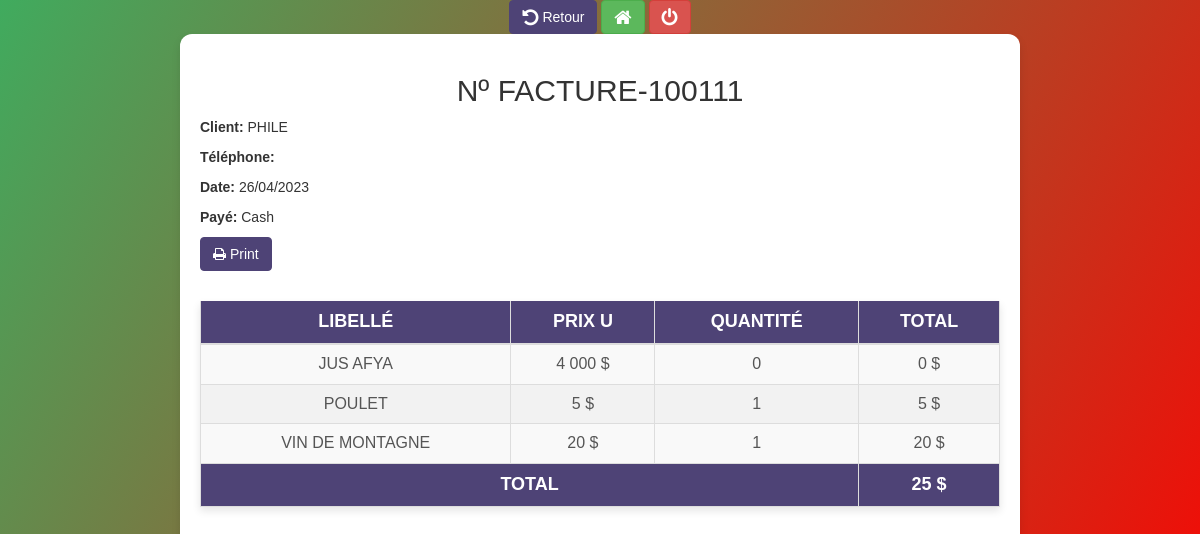
Page /factureview?getid=111&fac=698d51a19d8a121ce581499d7b701668 (signed in) on the committed database.
### tables this page shows
CREATE TABLE `factures` (
  `idFac` int(11) NOT NULL,
  `nomCl` varchar(50) NOT NULL,
  `dateFac` varchar(10) NOT NULL,
  `heureFac` varchar(5) NOT NULL,
  `nomserver` varchar(50) NOT NULL,
  `etat` int(11) NOT NULL,
  `paie` varchar(50) NOT NULL,
  `statut` int(11) NOT NULL
);

CREATE TABLE `detailfacture` (
  `idDetFac` int(11) NOT NULL,
  `idFac` int(11) NOT NULL,
  `idProd` int(11) NOT NULL,
  `nomProd` varchar(50) NOT NULL,
  `prix` float NOT NULL,
  `quanProd` float NOT NULL,
  `devise` varchar(11) NOT NULL,
  `statut` int(11) NOT NULL
);

### include/functions.php (called while the page is built, shortened)
<?php
	function fetch($requete){
		return $res=$requete->fetch();
	}
	function nombre ($requete){
		return $res=$requete->rowcount();
	}
	function getBy1ord($bdd, $table, $arg1, $arg2, $arg3, $arg4){
		$req=$bdd->query("SELECT * FROM $table WHERE $arg1='$arg2' ORDER BY $arg3 $arg4");
		return $req;
	}
 	function getBy2( $bdd, $table, $arg1, $arg2, $arg3, $arg4){
 		$req=$bdd->query("SELECT * FROM $table WHERE $arg1='$arg2' && $arg3='$arg4'");
 		return $req;
 	}
 	function verificationurl($bdd, $table, $identifiant, $valeur1, $valeur2, $lien){
 		if(isset($valeur1) && isset($valeur2) && md5($valeur1)===$valeur2){
 			$req=getBy2($bdd, $table, $identifiant, $valeur1, 'statut', 1);
	 		if(nombre($req)===0){
	 			header('location: '.$lien);
	  		}else{
	  			return fetch($req);
	  		}
 		}else{
 			header('location: '.$lien);
 		}
 	}

### factureview.php (the view, shortened to what this page needs)
<?php
include('include/config.php');
$facture = verificationurl($bdd, 'factures', 'idFac', $_GET['getid'], $_GET['fac'], 'bonnew');
$nom_client = $facture["nomCl"];
$numero_client = $facture["phone"];
$date_facture = $facture["dateFac"];
$facture_id = "FACTURE-100" . $facture["idFac"];
$idFacture = $facture['idFac'];
$articles = getBy1ord($bdd, 'detailfacture', 'idFac', $idFacture, 'nomProd', 'ASC');
?>
<!DOCTYPE html>
<html lang="fr">
<head>
    <?php include('include/title.php'); ?>
    <link rel="stylesheet" href="assets/css/facture.css">
</head>
<body>
    <div id="wrapper">
        <?php include('include/retour.php'); ?>
        <div id="page-wrapper" class="facture-container">
            <div class="facture-header">
                <center>
                    <h2> Nº <?= $facture_id ?></h2>
                </center>
            </div>
            <div class="facture-details">
                <p><strong>Client:</strong> <?= $nom_client ?></p>
                <p><strong>Téléphone:</strong> <?= $numero_client ?></p>
                <p><strong>Date:</strong> <?= $date_facture ?></p>
                <p><strong>Payé:</strong> <?= $facture['paie'] ?></p>
            </div>
            <div class="btn-group">
                <button onClick="window.print()" class="btn btn-primary"><i class="fa fa-print"></i> Print</button>
            </div>
            <table class="table">
                <thead>
                    <tr>
                        <th>LIBELLÉ</th>
                        <th>PRIX U</th>
                        <th>QUANTITÉ</th>
                        <th>TOTAL</th>
                    </tr>
                </thead>
                <tbody>
                    <?php $total = 0;
                    foreach ($articles as $article) : ?>
                        <tr>
                            <td><?= $article['nomProd'] ?></td>
                            <td><?= number_format($article['prix'], 0, ',', ' ') ?> $</td>
                            <td><?= $article['quanProd'] ?></td>
                            <td><?= number_format($article['prix'] * $article['quanProd'], 0, ',', ' ') ?> $</td>
                        </tr>
                        <?php $total += $article['prix'] * $article['quanProd'];
                    endforeach; ?>
                </tbody>
                <tfoot>
                    <tr>
                        <th colspan="3">TOTAL</th>
                        <th><?= number_format($total, 0, ',', ' ') ?> $</th>
                    </tr>
                </tfoot>
            </table>
        </div>
    </div>
</body>
</html>

### assets/css/facture.css (style rules this page uses)
body { font-family: 'Arial', sans-serif; background-color: #f8f9fa; color: #333; }
.facture-container { width: 70%; margin: auto; background: #fff; padding: 30px; border-radius: 12px; box-shadow: 0 4px 8px rgba(0, 0, 0, 0.1); }
.table { width: 100%; border-collapse: collapse; margin-bottom: 30px; margin-top: 30px; font-size: 16px; box-shadow: 0 4px 8px rgba(0, 0, 0, 0.1); }
.table th, .table td { padding: 15px; text-align: center; border: 1px solid #ddd; }
.table th { background-color: #4e4376; color: white; font-weight: bold; font-size: 18px; }
.table td { background-color: #f9f9f9; color: #555; }
.table tr:nth-child(even) td { background-color: #f2f2f2; }
.table tfoot th { background-color: #4e4376; color: white; font-weight: bold; }

### include/title.php (style rules this page uses)
body, html { margin: 0; padding: 0; height: 100%; font-family: 'Segoe UI', Tahoma, Geneva, Verdana, sans-serif; background: linear-gradient(120deg, #40ab5e, #ff0000); color: #fff; }
#wrapper { display: flex; flex-direction: column; height: 100%; }
#page-wrapper { flex: 1; padding: 20px; }
.btn-primary { color: white; background-color: #4e4376; border-color: #4e4376; }
.table { width: 100%; margin-top: 20px; border-collapse: collapse; }
.table th, .table td { padding: 12px 15px; text-align: center; border: 1px solid #ddd; }
.table th { background-color: #4e4376; color: white; font-size: 1.1em; }
.table td { background-color: #f9f9f9; }
.table tr:nth-child(even) td { background-color: #f2f2f2; }

### rows in the picture
factures: idFac "FACTURE-100111", nomCl "PHILE", dateFac "26/04/2023", paie "Cash"
detailfacture: nomProd "JUS AFYA", prix "4 000", quanProd "0", $article['prix']*$article['quanProd'] "0"
detailfacture: nomProd "POULET", prix "5", quanProd "1", $article['prix']*$article['quanProd'] "5"
detailfacture: nomProd "VIN DE MONTAGNE", prix "20", quanProd "1", $article['prix']*$article['quanProd'] "20"

### other values in the picture
$total "25"
